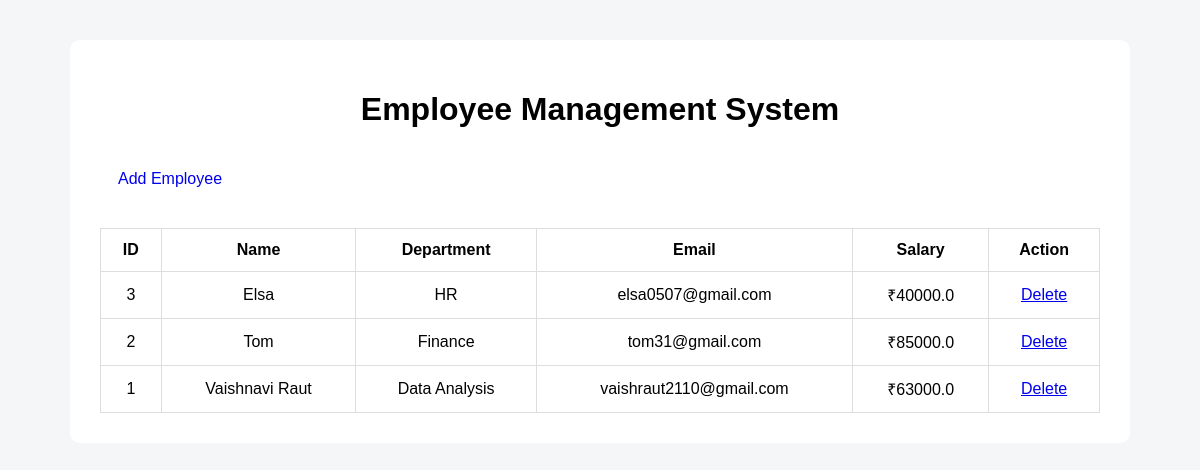
The page / on the database its author committed.
### tables this page shows
CREATE TABLE employees (
            id INTEGER PRIMARY KEY AUTOINCREMENT,
            name TEXT NOT NULL,
            department TEXT NOT NULL,
            email TEXT NOT NULL,
            salary REAL NOT NULL
        );

### app.py (the view)
@app.route("/")
def index():
    employees = get_all_employees()
    return render_template(
        "index.html",
        employees=employees
    )

### database.py (called while the page is built)
def get_connection():
    connection = sqlite3.connect(DATABASE)
    connection.row_factory = sqlite3.Row
    return connection

def get_all_employees():
    connection = get_connection()
    employees = connection.execute(
        "SELECT * FROM employees ORDER BY id DESC"
    ).fetchall()
    connection.close()
    return employees

### templates/index.html (shortened to what this page needs)
<!DOCTYPE html>
<html>
<head>
    <link rel="stylesheet"
          href="{{ url_for('static', filename='style.css') }}">
</head>
<body>
<div class="container">
    <h1>Employee Management System</h1>
    <a class="button" href="/add">
        Add Employee
    </a>
    <table>
        <tr>
            <th>ID</th>
            <th>Name</th>
            <th>Department</th>
            <th>Email</th>
            <th>Salary</th>
            <th>Action</th>
        </tr>
        {% for employee in employees %}
        <tr>
            <td>{{ employee["id"] }}</td>
            <td>{{ employee["name"] }}</td>
            <td>{{ employee["department"] }}</td>
            <td>{{ employee["email"] }}</td>
            <td>₹{{ employee["salary"] }}</td>
            <td>
                <a href="/delete/{{ employee['id'] }}">
                    Delete
                </a>
            </td>
        </tr>
        {% endfor %}
    </table>
</div>
</body>
</html>

### static/style.css (style rules this page uses)
body { font-family: Arial, sans-serif; margin: 0; padding: 40px; background: #f4f6f8; }
.container { max-width: 1000px; margin: auto; background: white; padding: 30px; border-radius: 10px; }
h1 { text-align: center; }
.button, button { display: inline-block; padding: 10px 18px; margin: 10px 0; text-decoration: none; cursor: pointer; }
table { width: 100%; border-collapse: collapse; margin-top: 20px; }
th, td { border: 1px solid #ddd; padding: 12px; text-align: center; }
th { font-weight: bold; }

### rows shown on the page
employees: id "3", name "Elsa", department "HR", email "elsa0507@gmail.com", salary "40000.0"
employees: id "2", name "Tom", department "Finance", email "tom31@gmail.com", salary "85000.0"
employees: id "1", name "Vaishnavi Raut", department "Data Analysis", email "vaishraut2110@gmail.com", salary "63000.0"
